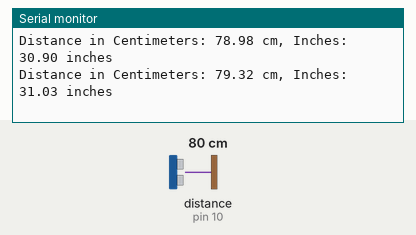
The sketch below on a simulated Arduino Uno, built with avr-gcc and run on an emulated ATmega328P. Parts: the last lines printed to the serial monitor. Wiring (inferred from the names in the program): ultrasonic range finder: trigger pin 9; echo pin 10. Inputs (shaded band) come from the test bench; at power-on: distance to the obstacle (sensor on pin 10) 80 cm. The echo pulse lasts 58.3 µs per cm.

Above: at 1.8 s.
1.9 s: distance to the obstacle (sensor on pin 10) set to 2 cm
At 2.4 s:
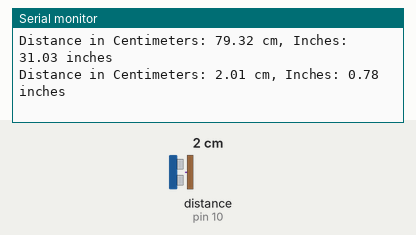
3.4 s: distance to the obstacle (sensor on pin 10) set to 4 cm
At 4.8 s:
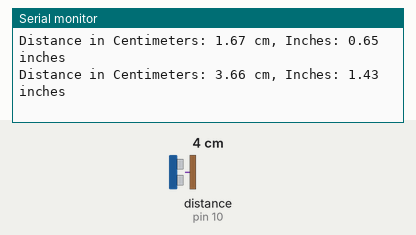
Timing chart, 0 to 6.4 s (numbered marks = the images above; inputs shaded):
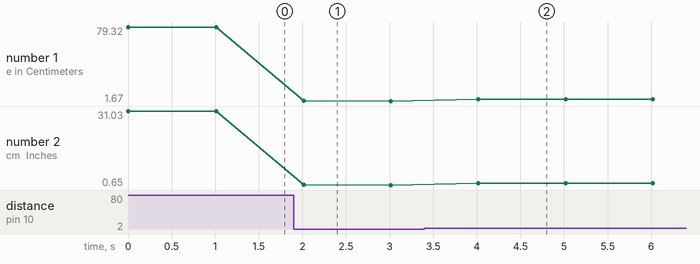

The sketch:

Distance_Detector.ino
```cpp
const int trigPin = 9;  // Trig pin of the ultrasonic sensor connected to digital pin 9
const int echoPin = 10; // Echo pin of the ultrasonic sensor connected to digital pin 10

void setup() {
  Serial.begin(9600); // Initialize serial communication
  pinMode(trigPin, OUTPUT); // Set trigPin as OUTPUT
  pinMode(echoPin, INPUT);  // Set echoPin as INPUT
}

void loop() {
  // Send a pulse to the sensor to trigger a measurement
  digitalWrite(trigPin, LOW);
  delayMicroseconds(2);
  digitalWrite(trigPin, HIGH);
  delayMicroseconds(10);
  digitalWrite(trigPin, LOW);

  // Measure the duration of the echo pulse in microseconds
  long duration = pulseIn(echoPin, HIGH);

  // Convert the duration into centimeters and inches
  float distance_cm = duration * 0.034 / 2; // Speed of sound in air is 343 meters per second or 0.0343 cm/microsecond
  float distance_inches = duration * 0.0133 / 2; // Speed of sound in air is 1130 feet per second or 0.0133 inches/microsecond

  // Print the distance in centimeters and inches to the Serial monitor
  Serial.print("Distance in Centimeters: ");
  Serial.print(distance_cm);
  Serial.print(" cm, Inches: ");
  Serial.print(distance_inches);
  Serial.println(" inches");

  delay(1000); // Wait for a second before taking the next measurement
}
```

Measured:
- after the input at 1.9 s, the serial monitor: prints a new line after 0.11 s (image 1)
- after the input at 3.4 s, the serial monitor: prints a new line after 0.62 s (image 2)
- plotted number 1: 79.32 → 1.67 after the input at 1.9 s, 1.67 → 3.66 after the input at 3.4 s
- plotted number 2: 31.03 → 0.65 after the input at 1.9 s, 0.65 → 1.43 after the input at 3.4 s
